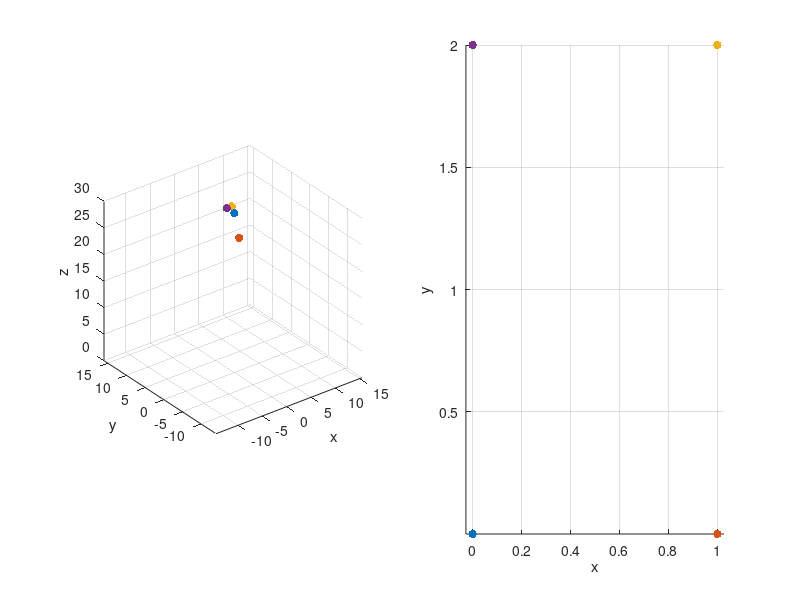

Recreate this plot in MATLAB.
% generate_trajectory
clear; clc; close all;
waypoints = cell(2,1);
pts.position = [0,0,30];   % xyz axis
pts.heading = 0;            % yaw angle
pts.time = 0;               % time 
waypoints{1} = pts;
pts.position = [1,0,25];
pts.heading = 0;
pts.time = 0.2;               
waypoints{2} = pts;
pts.position = [1,2,30];
pts.heading = 0;
pts.time = 0.8;               
waypoints{3} = pts;
pts.position = [0,2,30];
pts.heading = 0;
pts.time = 1;               
waypoints{4} = pts;
tic;
%% construct the QP problem and searching for optimal x = [c1;c2;c3;c4]
% The QP problem: 1/2 * x' * H * x + f' * x
r_xyz = 1; r_yaw = 1;   % regularization 
H = zeros(18,18);    % 5 * 3 + 3 (4th order for xyz & 2nd order for yaw)
H(1,1) = r_xyz;
H(6,6) = r_xyz;
H(11,11) = r_xyz;
H(16,16) = r_yaw;
f = zeros(1,18);
Aeq = [];
beq = [];
% start & final constraints (equality)
for i = 1:numel(waypoints)
   Aeq = [Aeq;[waypoints{i}.time^4,waypoints{i}.time^3,waypoints{i}.time^2,waypoints{i}.time,1,zeros(1,13)]];
   Aeq = [Aeq;[zeros(1,5),waypoints{i}.time^4,waypoints{i}.time^3,waypoints{i}.time^2,waypoints{i}.time,1,zeros(1,8)]];
   Aeq = [Aeq;[zeros(1,10),waypoints{i}.time^4,waypoints{i}.time^3,waypoints{i}.time^2,waypoints{i}.time,1,zeros(1,3)]];
   Aeq = [Aeq;[zeros(1,15),waypoints{i}.time^2,waypoints{i}.time,1]];
   beq = [beq;waypoints{i}.position(1);waypoints{i}.position(2);waypoints{i}.position(3);waypoints{i}.heading];
end
% corridor constraints (inequality)
nc = 5;
epsilon = 0.05;
corridor.start = waypoints{2};
corridor.final = waypoints{3};
A = [];
b = [];
for i = 1:nc
    ri_position = corridor.start.position + i/(1+nc) * (corridor.final.position - corridor.start.position);
    ti = corridor.start.time + i/(1+nc) * (corridor.final.time - corridor.start.time)
    A = [A;-[ti^4,ti^3,ti^2,ti,1,zeros(1,13)]];          
    A = [A;[ti^4,ti^3,ti^2,ti,1,zeros(1,13)]];
    A = [A;-[zeros(1,5),ti^4,ti^3,ti^2,ti,1,zeros(1,8)]];
    A = [A;[zeros(1,5),ti^4,ti^3,ti^2,ti,1,zeros(1,8)]];
    A = [A;-[zeros(1,10),ti^4,ti^3,ti^2,ti,1,zeros(1,3)]];
    A = [A;[zeros(1,10),ti^4,ti^3,ti^2,ti,1,zeros(1,3)]];
    b = [b;epsilon - ri_position(1);ri_position(1) + epsilon;epsilon - ri_position(2);ri_position(2) + epsilon;epsilon - ri_position(3);ri_position(3) + epsilon];
end
%% solving quadratic problem
c = quadprog(H,f,A,b,Aeq,beq);
toc;
%% visualization
subplot(1,2,1);
for i = 1:numel(waypoints)
    scatter3(waypoints{i}.position(1),waypoints{i}.position(2),waypoints{i}.position(3),'filled'); hold on;
end
t = 0:0.001:1;
x = c(1) * t.^4 + c(2) * t.^3 + c(3) * t.^2 + c(4) * t + c(5);
y = c(6) * t.^4 + c(7) * t.^3 + c(8) * t.^2 + c(9) * t + c(10); 
z = c(11) * t.^4 + c(12) * t.^3 + c(13) * t.^2 + c(14) * t + c(15);
yaw = c(16) * t.^2 + c(17) * t + c(18);
plot3(x,y,z); axis equal;
xlabel('x');
ylabel('y');
zlabel('z');
subplot(1,2,2);
for i = 1:numel(waypoints)
    scatter(waypoints{i}.position(1),waypoints{i}.position(2),'filled'); hold on;
end
plot(x,y); axis equal;
xlabel('x');
ylabel('y');
grid on;
set(gcf,'position',[250 0 600 250]);